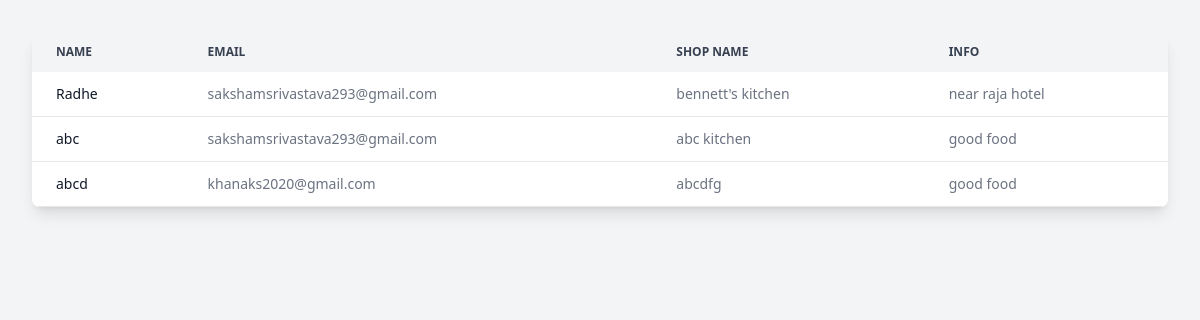
The app's page /tiffin_bennett/ with its own data.
### core/models.py (models this page shows, shortened)
class VendorData_bennett(models.Model):
    name = models.CharField(max_length=60)
    email=models.EmailField()
    shop_name=models.CharField(max_length=100)
    info=models.TextField()

### MealBridge/views.py (the view)
# urls.py: path('tiffin_bennett/' ,views.vdb,name='vdb'),
def vdb(request):
    queryset = VendorData_bennett.objects.all()
    data = []
    for obj in queryset.iterator():  # Efficiently fetch one record at a time
        data.append(obj)  # Add each object to the data list
    return render(request, 'bennett.html', {'data': data})

### template/bennett.html (shortened to what this page needs)
<!DOCTYPE html>
<html lang="en">
<head>
    <script src="https://cdn.tailwindcss.com"></script>
</head>
<body class="bg-gray-100 p-8">
    <div class="overflow-x-auto bg-white shadow-lg rounded-lg">
        <table class="min-w-full text-sm text-left text-gray-500">
            <thead class="bg-gray-100 text-xs text-gray-700 uppercase">
                <tr>
                    <th class="py-3 px-6">Name</th>
                    <th class="py-3 px-6">Email</th>
                    <th class="py-3 px-6">Shop Name</th>
                    <th class="py-3 px-6">Info</th>
                </tr>
            </thead>
            <tbody>
                {% for obj in data %}
                <tr class="bg-white border-b hover:bg-gray-50">
                    <td class="py-3 px-6 font-medium text-gray-900">{{ obj.name }}</td>
                    <td class="py-3 px-6">{{ obj.email }}</td>
                    <td class="py-3 px-6">{{ obj.shop_name }}</td>
                    <td class="py-3 px-6">{{ obj.info }}</td>
                </tr>
                {% endfor %}
            </tbody>
        </table>
    </div>
</body>
</html>

### records on screen
VendorData_bennett: name "Radhe", email "sakshamsrivastava293@gmail.com", shop_name "bennett's kitchen", info "near raja hotel"
VendorData_bennett: name "abc", email "sakshamsrivastava293@gmail.com", shop_name "abc kitchen", info "good food"
VendorData_bennett: name "abcd", email "khanaks2020@gmail.com", shop_name "abcdfg", info "good food"
